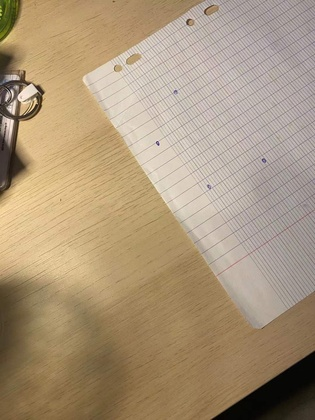
%> input picture images/table1.jpg, 315 x 420 px, shrunk from 1080 x 1440 before the run
$ octave Test_plusieurs_images.m   (GNU Octave 9; MATLAB toolbox functions it lacks are replaced by stand-ins)
%> lines starting %> are read from the running program, lines starting %| are printed output that depends on the picture
### src/imreadDouble.m
function img = imreadDouble(imgName)
%> called with imgName = 'table1.jpg'
%IMREADDOUBLE reads an image, converts it as double and immediatly rescales
%it

img = rescale(double(imread(imgName)));
%> call 2 of imreadDouble, with imgName = 'table2.jpg'
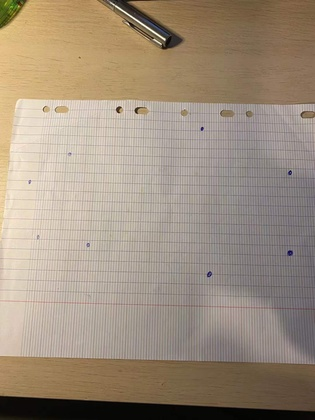
%> input picture images/table2.jpg, 315 x 420 px, shrunk from 1080 x 1440 before the run
%> call 3 of imreadDouble, with imgName = 'table3.jpg'
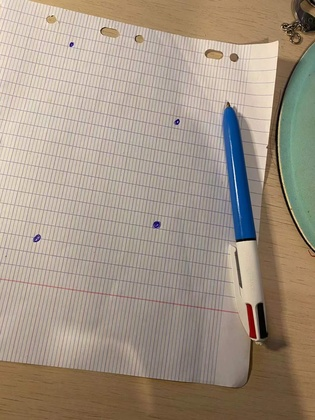
%> input picture images/table3.jpg, 315 x 420 px, shrunk from 1080 x 1440 before the run
end

### src/MosaicSeveralImages.m
function [Img,Mask,Borne] = MosaicSeveralImages(varargin)
%[Img,Mask,Borne] = MosaiquePlusieursImages(varargin)
% this function is used to combine several images at the same time,
% attetion all the input images should have 4 commun points for images
% in sequence

Img = cell2mat(varargin(1)); % image output

H = zeros(3,3,nargin-1); % homography matrixes

H = zeros(3,3,nargin-1);

I_fusion3 = cell(1,nargin);
M_fusion3 = cell(1,nargin);
B_fusion3 = cell(1,nargin);
%% calculer matrice homography entre chaque img
%ex: H12. H23,H34
for i = 1 : nargin-1
    %{
    De la façon dont la boucle est codée :
        - A chaque tour de boucle, on calcule H_{i,i+1}
        - On stocke l'homographie obtenue dans le tableau H
        - Les homographies vont "en avant"
    %}
    img_pre = cell2mat(varargin(i));
    img_suv = cell2mat(varargin(i+1));
    figure,imshow(img_pre);
    title("Source image. Please select the 4 angles of the image.");
%> the run ends on the next line
    [x1,y1]=ginput(4);

    figure,imshow(img_suv);
    title("Destination image. Please select the 4 angles of the image.");
    [x2,y2]=ginput(4);
    tac2_quad  = [x2 y2];
    tac1_quad  = [ x1  y1];
    H(:,:,i) = getHomography(tac1_quad,tac2_quad);


end
%% connect to 1st img

Hn1 = zeros(3,3,nargin-1); % matrices d'homographie "en arrière"
Hn1(:,:,1) = inv(H(:,:,1)); % H21
for i = 2:nargin-1
    Hn1(:,:,i) = Hn1(:,:,1);
    for j = 2:i
        Hn1(:,:,i) = Hn1(:,:,i)*inv(H(:,:,j)); % voir formule sur rapport
    end
end
%% combiner chaque img


% [Io,Mo,Bo] = generateTriplet(cell2mat(varargin(1)));  % I1
[I,M,B] = generateTriplet(cell2mat(varargin(1)));
I_fusion3(1) = {I};
M_fusion3(1) = {M};
B_fusion3(1) = {B};


for i = 2:nargin

    % triplet pour la i-eme image
    [Io,Mo,Bo] = generateTriplet(cell2mat(varargin(i)));

    % transformation du triplet dans l'espace de l'image 1
    [I2,M2,B2] = Transform_triplet(Io,Mo,Bo,Hn1(:,:,i-1));

    %

    I_fusion3(i) = {I2};
    M_fusion3(i) = {M2};
    B_fusion3(i) = {B2};
    %    clc; close all;
%
%     [I3,M3,B3] = fusion3(I,M,B,I2,M2,B2);
%     figure,imshow(I3);
%     data{i-1} = I3; % un cell pour sauvgarder des imgs
%     %figure;imshow(rescale(M3));
end
%% fusion_multi
%% mettre tous les I1n , dans un seul img

[Img,Mask,Borne] = fusion3(I_fusion3,M_fusion3,B_fusion3);

end

### src/Test_plusieurs_images.m
clear;
clc
close all;

addpath("../images")

tac1 = imreadDouble("table1.jpg");
tac2 = imreadDouble("table2.jpg");
tac3 = imreadDouble("table3.jpg");
% [5 lines of commented-out code are left out]

[I,M,B] = MosaicSeveralImages(tac1,tac2,tac3);
